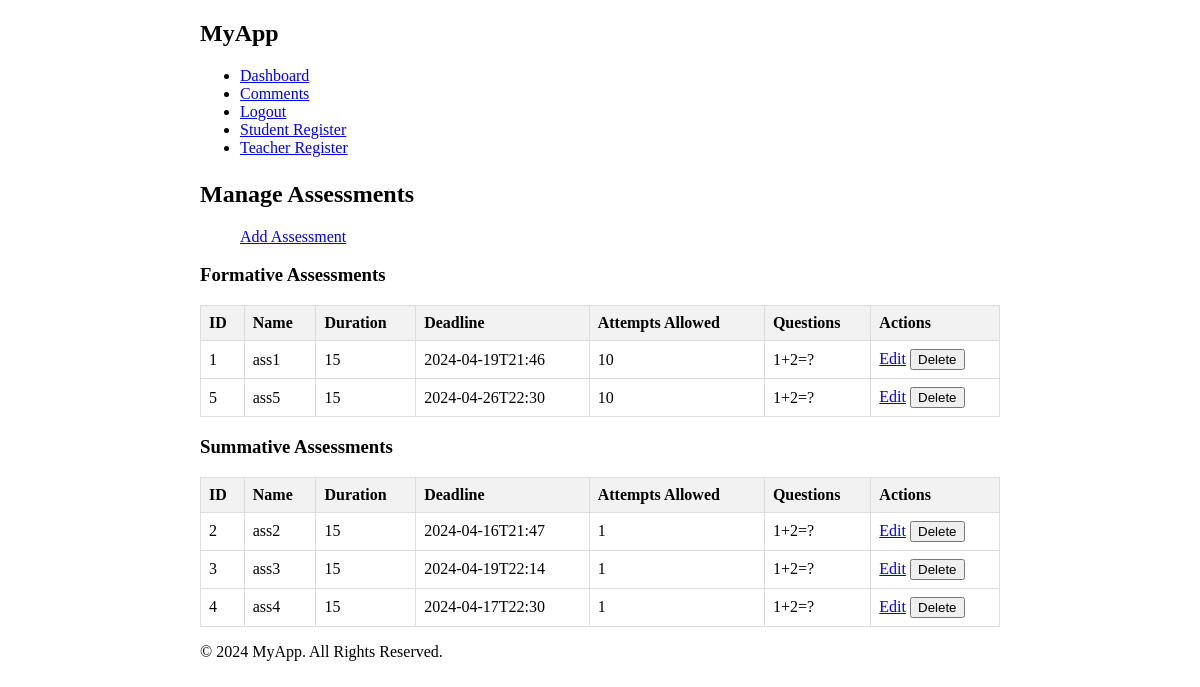
/manage_assessments (signed in), run on the app's committed database.
### app/models/assessment.py (models this page shows, shortened)
class Assessment(db.Model):
    id = db.Column(db.Integer, primary_key=True)
    name = db.Column(db.String(255), unique=True, nullable=False)
    type = db.Column(db.String(255), nullable=False)
    questions = db.relationship('Question', secondary='assessment_question', backref='assessments')
    parameters = db.Column(db.JSON, nullable=True)

### app/models/question.py (models this page shows)
class Question(db.Model):
    id = db.Column(db.Integer, primary_key=True)
    question_text = db.Column(db.Text, nullable=False)
    option_a = db.Column(db.String(200), nullable=False)
    option_b = db.Column(db.String(200), nullable=False)
    option_c = db.Column(db.String(200), nullable=False)
    option_d = db.Column(db.String(200), nullable=False)
    correct_option = db.Column(db.String(100), nullable=False)
    correct_answer = db.Column(db.Text, nullable=False)
    feedback = db.Column(db.Text, nullable=False)
    question_type = db.Column(db.String(50), nullable=False)

### app/routes/teacher_routes.py (the view)
@app.route('/manage_assessments', methods=['GET'])
def manage_assessments():
    if 'user_id' not in session or session['role'] != 'teacher':
        return redirect(url_for('login'))
    f_assessments = Assessment.query.filter_by(type='FORMATIVE').all()
    s_assessments = Assessment.query.filter_by(type='SUMMATIVE').all()
    return render_template('manage_assessments.html', f_assessments=f_assessments, s_assessments=s_assessments)

### app/templates/manage_assessments.html (shortened to what this page needs)
{% extends "base.html" %}
{% block content %}
<div class="container">
    <h2>Manage Assessments</h2>
    <ul>
        <li style="list-style-type: none"><a href="{{ url_for('add_assessment') }}" class="btn btn-success">Add Assessment</a></li>
    </ul>
    <h3>Formative Assessments</h3>
    <table class="custom-table">
        <thead>
            <tr>
                <th>ID</th>
                <th>Name</th>
                <th>Duration</th>
                <th>Deadline</th>
                <th>Attempts Allowed</th>
                <th>Questions</th>
                <th>Actions</th>
            </tr>
        </thead>
        <tbody>
            {% for assessment in f_assessments %}
            <tr>
                <td>{{ assessment.id }}</td>
                <td>{{ assessment.name }}</td>
                <td>{{ assessment.parameters.get('duration') }}</td>
                <td>{{ assessment.parameters.get('deadline') }}</td>
                <td>{{ assessment.parameters.get('attempts') }}</td>
                <td>
                    {% for question in assessment.questions %}
                    {{ question.question_text }}<br>
                    {% endfor %}
                </td>
                <td>
                    <a href="{{ url_for('edit_assessment', assessment_id=assessment.id) }}" class="btn btn-primary">Edit</a>
                    <form id="deleteForm_{{ assessment.id }}" action="{{ url_for('delete_assessment', assessment_id=assessment.id) }}" method="post" style="display:inline;">
                        <button type="button" class="btn btn-danger" onclick="deleteAssessment('{{ assessment.id }}')">Delete</button>
                    </form>
                </td>
            </tr>
            {% endfor %}
        </tbody>
    </table>
    <h3>Summative Assessments</h3>
    <table class="custom-table">
        <thead>
            <tr>
                <th>ID</th>
                <th>Name</th>
                <th>Duration</th>
                <th>Deadline</th>
                <th>Attempts Allowed</th>
                <th>Questions</th>
                <th>Actions</th>
            </tr>
        </thead>
        <tbody>
            {% for assessment in s_assessments %}
            <tr>
                <td>{{ assessment.id }}</td>
                <td>{{ assessment.name }}</td>
                <td>{{ assessment.parameters.get('duration') }}</td>
                <td>{{ assessment.parameters.get('deadline') }}</td>
                <td>{{ assessment.parameters.get('attempts') }}</td>
                <td>
                    {% for question in assessment.questions %}
                    {{ question.question_text }}<br>
                    {% endfor %}
                </td>
                <td>
                    <a href="{{ url_for('edit_assessment', assessment_id=assessment.id) }}" class="btn btn-primary">Edit</a>
                    <form id="deleteForm_{{ assessment.id }}" action="{{ url_for('delete_assessment', assessment_id=assessment.id) }}" method="post" style="display:inline;">
                        <button type="button" class="btn btn-danger" onclick="deleteAssessment('{{ assessment.id }}')">Delete</button>
                    </form>
                </td>
            </tr>
            {% endfor %}
        </tbody>
    </table>
</div>
{% endblock %}

### app/static/style.css (style rules this page uses)
.custom-table { border-collapse: collapse; width: 100%; }
.custom-table th, .custom-table td { border: 1px solid #dddddd; text-align: left; padding: 8px; }
.custom-table th { background-color: #f2f2f2; }

### app/templates/base.html (style rules this page uses)
.container { max-width: 800px; margin: 0 auto; }

### data on the page
Assessment: id "1", name "ass1", parameters.get "15", parameters.get "2024-04-19T21:46", parameters.get "10"
Question: question_text "1+2=?"
Assessment: id "5", name "ass5", parameters.get "15", parameters.get "2024-04-26T22:30", parameters.get "10"
Assessment: id "2", name "ass2", parameters.get "15", parameters.get "2024-04-16T21:47", parameters.get "1"
Assessment: id "3", name "ass3", parameters.get "15", parameters.get "2024-04-19T22:14", parameters.get "1"
Assessment: id "4", name "ass4", parameters.get "15", parameters.get "2024-04-17T22:30", parameters.get "1"
